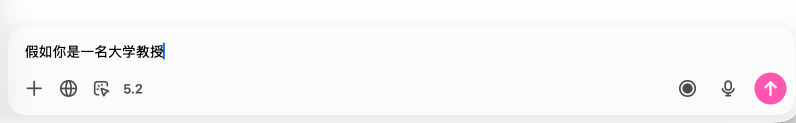
#> input picture assets/screenshots/demo-zh-input.png, 1592 x 246 px (shown at 1/2 size)
$ python generate_readme_gif.py
#> lines starting #> are read from the running program, lines starting #| are printed output that depends on the picture
#!/usr/bin/env python3
from __future__ import annotations

from pathlib import Path

from PIL import Image, ImageDraw, ImageFont


ROOT = Path(__file__).resolve().parents[1]
SCREENSHOT_DIR = ROOT / "assets" / "screenshots"
OUTPUT_PATH = SCREENSHOT_DIR / "demo-roundtrip.gif"

FRAMES = [
    ("demo-zh-input.png", "1. Type in Chinese"),
    ("demo-zh-input.png", "2. Press Space x3 within 0.5s"),
    ("demo-en-output.png", "3. Replaced with English"),
    ("demo-en-output.png", "4. Press Space x3 again"),
    ("demo-zh-input.png", "5. Toggled back to Chinese"),
]

DURATIONS = [1100, 900, 1200, 900, 1300]
CANVAS_WIDTH = 1200
HEADER_HEIGHT = 72
CAPTION_HEIGHT = 68
CANVAS_BG = "#F5F7FB"
HEADER_BG = "#111827"
CAPTION_BG = "#E9EEF7"
TEXT_DARK = "#111827"
TEXT_LIGHT = "#F9FAFB"


def load_font(size: int) -> ImageFont.ImageFont:
#> called with size = 30
    candidates = [
        "/System/Library/Fonts/Supplemental/Helvetica.ttc",
        "/System/Library/Fonts/Supplemental/Arial Unicode.ttf",
        "/System/Library/Fonts/Supplemental/Arial.ttf",
    ]
    for candidate in candidates:
        path = Path(candidate)
        if path.exists():
            return ImageFont.truetype(str(path), size=size)
#> in render_frame, screenshot is the input picture: PIL image 1592x246 RGB; mean R, G, B 247.6, 246.3, 246.9
    return ImageFont.load_default()


def fit_image(img: Image.Image, width: int) -> Image.Image:
#> called with width = 1200
    ratio = width / img.width
#> ratio = 0.754
    height = max(1, int(img.height * ratio))
#> height = 185
    return img.resize((width, height), Image.LANCZOS)
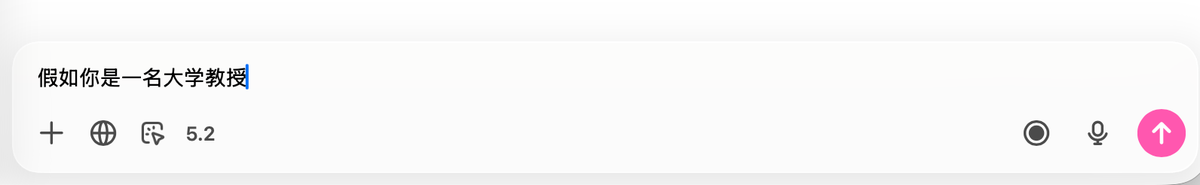
#> returned value: PIL image 1200x185 RGB; mean R, G, B 247.6, 246.3, 246.8


def render_frame(source_path: Path, caption: str, header_font, caption_font) -> Image.Image:
    screenshot = Image.open(source_path).convert("RGB")
    fitted = fit_image(screenshot, CANVAS_WIDTH)
    canvas_height = HEADER_HEIGHT + fitted.height + CAPTION_HEIGHT
#> canvas_height = 325
    canvas = Image.new("RGB", (CANVAS_WIDTH, canvas_height), CANVAS_BG)
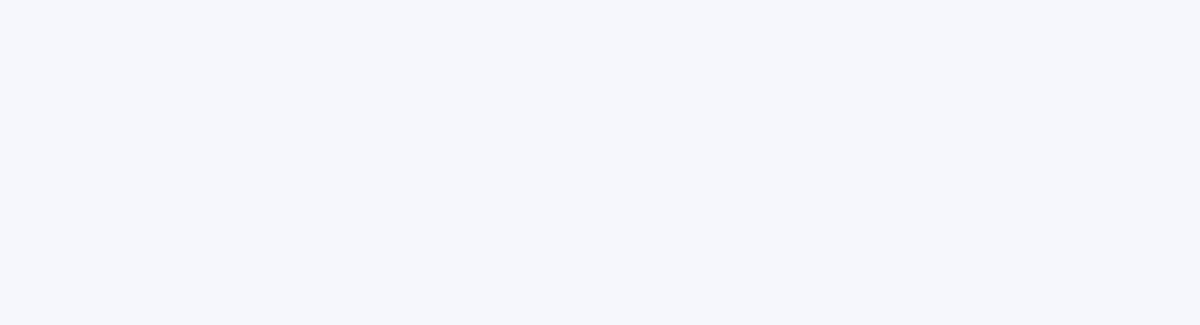
#> canvas: PIL image 1200x325 RGB; mean R, G, B 245, 247, 251
    draw = ImageDraw.Draw(canvas)

    draw.rectangle((0, 0, CANVAS_WIDTH, HEADER_HEIGHT), fill=HEADER_BG)
    draw.rectangle((0, canvas_height - CAPTION_HEIGHT, CANVAS_WIDTH, canvas_height), fill=CAPTION_BG)
    canvas.paste(fitted, (0, HEADER_HEIGHT))
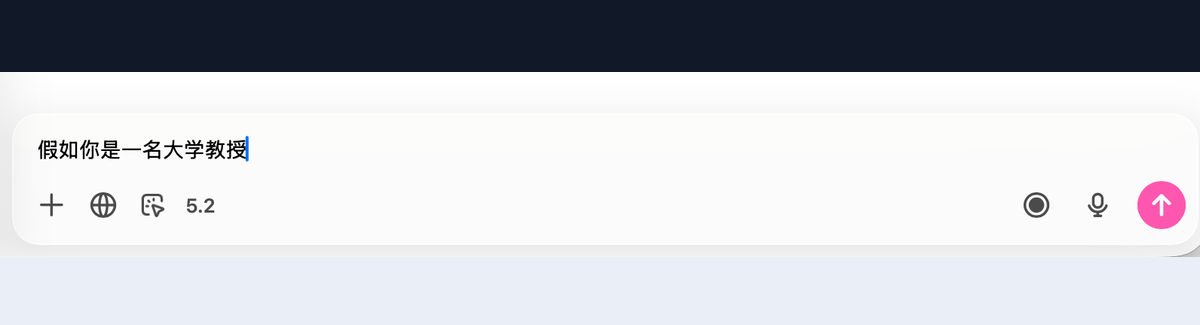
#> canvas: PIL image 1200x325 RGB; mean R, G, B 193.5, 195.3, 200.8
#> pass 3 of the loop in main, `for image_name, caption in FRAMES:`:
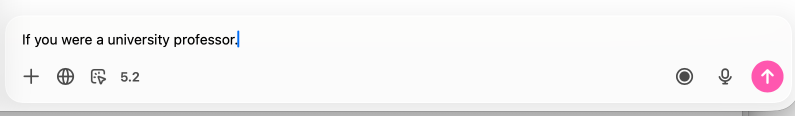
#> input picture assets/screenshots/demo-en-output.png, 1590 x 232 px (shown at 1/2 size)
#> in render_frame, screenshot is the input picture: PIL image 1590x232 RGB; mean R, G, B 243.6, 242.3, 242.8
#> in render_frame (call 3), `canvas = Image.new("RGB", (CANVAS_WIDTH, canvas_height), CANVAS_BG)`:
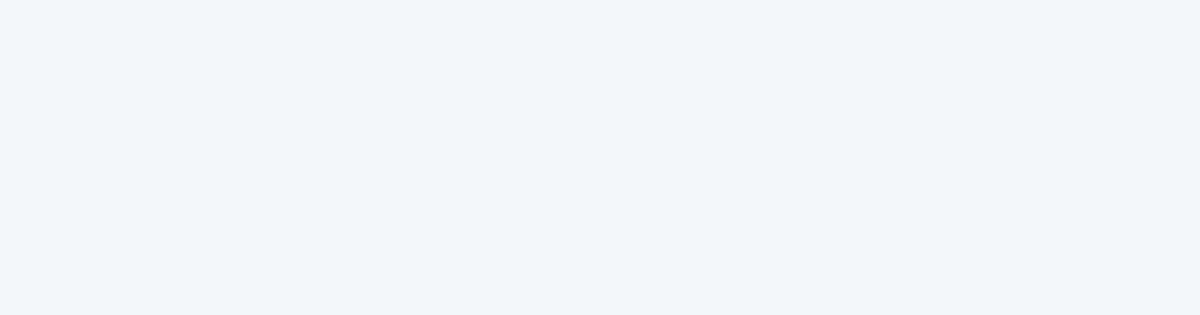
#> canvas: PIL image 1200x315 RGB; mean R, G, B 245, 247, 251
#> in render_frame (call 3), `canvas.paste(fitted, (0, HEADER_HEIGHT))`:
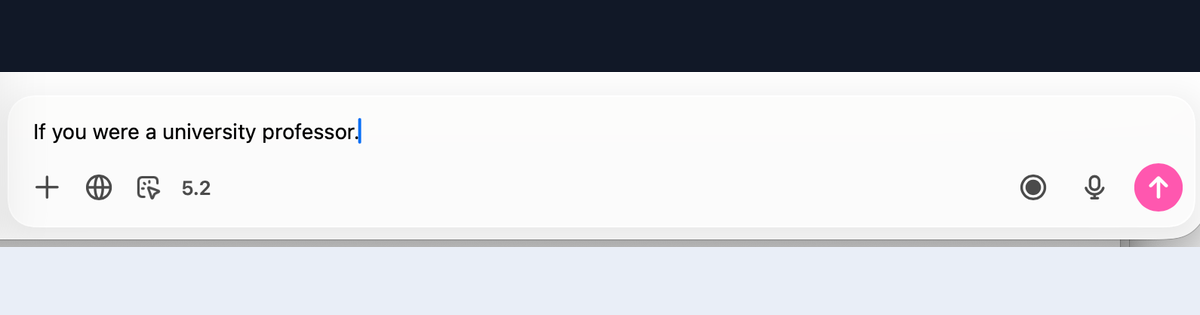
#> canvas: PIL image 1200x315 RGB; mean R, G, B 189.5, 191.4, 197.1
#> the loop made 5 passes; the first 3 are shown

    header = "Triple Space Translator"
    subheader = "Chinese -> English -> Chinese with triple-space"
    draw.text((28, 18), header, font=header_font, fill=TEXT_LIGHT)
    draw.text((CANVAS_WIDTH - 28, 22), subheader, font=caption_font, fill="#D1D5DB", anchor="ra")
    draw.text((28, canvas_height - 45), caption, font=caption_font, fill=TEXT_DARK)

    return canvas


def main() -> None:
    header_font = load_font(30)
    caption_font = load_font(24)

    frames = []
    for image_name, caption in FRAMES:
        source = SCREENSHOT_DIR / image_name
        frames.append(render_frame(source, caption, header_font, caption_font))

    OUTPUT_PATH.parent.mkdir(parents=True, exist_ok=True)
    frames[0].save(
        OUTPUT_PATH,
        save_all=True,
        append_images=frames[1:],
        duration=DURATIONS,
        loop=0,
        optimize=True,
        disposal=2,
    )
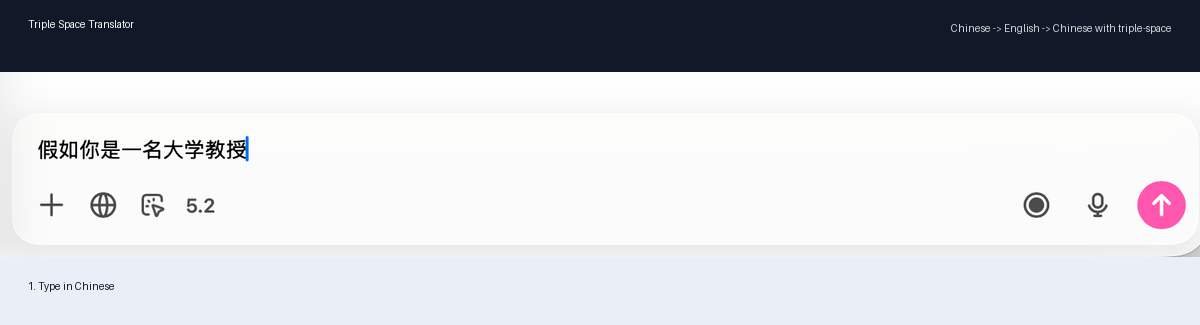
#> saved as demo-roundtrip.gif: PIL image 1200x325 RGB; mean R, G, B 193.7, 195.6, 201.1
    print(f"Generated {OUTPUT_PATH}")


if __name__ == "__main__":
    main()
